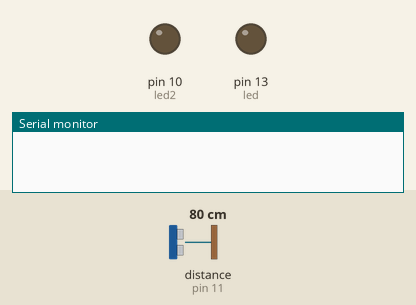
A sketch run on a simulated Arduino Uno, built with avr-gcc and run on an emulated ATmega328P. Shown: output pins drawn as LEDs (lit = HIGH), the last lines printed to the serial monitor. The test bench sets the inputs (shaded band); at power-on: distance to the obstacle (sensor on pin 11) 80 cm. The echo pulse lasts 58.3 µs per cm.

Above: at 0.1 s.
At 1.0 s:
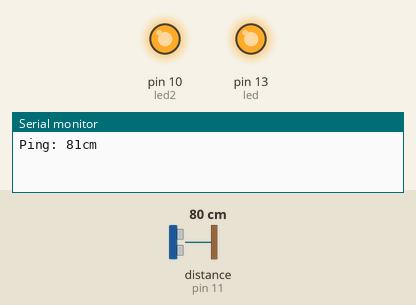
Timing chart, 0 to 2.5 s (numbered marks = the images above):
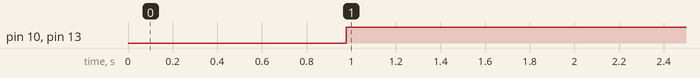

The sketch:

trying_to_average_it_out3.ino
```cpp
// ---------------------------------------------------------------------------
// Example NewPing library sketch that does a ping about 20 times per second.
// ---------------------------------------------------------------------------

#include <NewPing.h>
int led = 13;
int led2 = 10;
int reading1;

int reading2;
int reading3;
int reading4;
int total;
int reading5;

#define TRIGGER_PIN  12  // Arduino pin tied to trigger pin on the ultrasonic sensor.
#define ECHO_PIN     11  // Arduino pin tied to echo pin on the ultrasonic sensor.
#define MAX_DISTANCE 200 // Maximum distance we want to ping for (in centimeters). Maximum sensor distance is rated at 400-500cm.

NewPing sonar(TRIGGER_PIN, ECHO_PIN, MAX_DISTANCE); // NewPing setup of pins and maximum distance.


void setup() {
  Serial.begin(115200); // Open serial monitor at 115200 baud to see ping results.
  pinMode(led, OUTPUT);
  pinMode (led2, OUTPUT);
}

void loop() {
  delay(50);                      // Wait 50ms between pings (about 20 pings/sec). 29ms should be the shortest delay between pings.

  unsigned int uS = sonar.ping_median(); // Send ping, get ping time in microseconds (uS).
  Serial.print("Ping: ");
  Serial.print(uS / US_ROUNDTRIP_CM); // Convert ping time to distance in cm and print result (0 = outside set distance range)
  Serial.println("cm");

unsigned int uS1 = sonar.ping_median();
reading1 = (uS1 /US_ROUNDTRIP_CM);
delay (50);
unsigned int uS2 = sonar.ping_median();
reading2 = (uS2 /US_ROUNDTRIP_CM);
delay (50);
unsigned int uS3 = sonar.ping_median();
reading3 = (uS3 /US_ROUNDTRIP_CM);
delay (50);
unsigned int uS4 = sonar.ping_median();
reading4 = (uS4 /US_ROUNDTRIP_CM);
delay (50);
unsigned int uS5 = sonar.ping_median();
reading5 = (uS5 /US_ROUNDTRIP_CM);


if (reading1 < 100 && reading1 > 10 && reading2 < 100 && reading2 > 10 || reading1 < 100 && reading1 > 10 && reading3 < 100 && reading3 > 10 || reading1 < 100 && reading1 > 10 && reading4 < 100 && reading4 > 10 ||reading1 < 100 && reading1 > 10 && reading5 < 100 && reading5 > 10 || reading2 < 100 && reading2 > 10 && reading3 < 100 && reading3 > 10 || reading2 < 100 && reading2 > 10 && reading4 < 100 && reading4 > 10 ||reading2 < 100 && reading2 > 10 && reading5 < 100 && reading5 > 10 || reading3 < 100 && reading3 > 10 && reading4 < 100 && reading4 > 10 || reading3 < 100 && reading3 > 10 && reading5 < 100 && reading5 > 10 || reading4 < 100 && reading4> 10 && reading5 < 100 && reading5 > 10)
     {
       digitalWrite(led,HIGH);
       digitalWrite(led2,HIGH);
     }
 /*     else
       {if (reading1 = 0)
         {
         reading1 = (uS /US_ROUNDTRIP_CM);
         delay (100);
         reading1 = reading1 + (uS /US_ROUNDTRIP_CM);
       //  delay (100);
       //  reading1 = reading1 + (uS /US_ROUNDTRIP_CM);
       //  delay (100);
       //  reading1 = reading1 + (uS /US_ROUNDTRIP_CM);
      //   delay (100);
      //   reading1 = reading1 + (uS /US_ROUNDTRIP_CM);
           if (reading1 > 20)
             {
               digitalWrite(led,HIGH);
               digitalWrite(led2,HIGH);
             }
         }
   */
     else
      {
       digitalWrite(led,LOW);
       digitalWrite(led2,LOW);
      }
    }


 /*if (reading1 < 100 && reading1 > 10)

{
  reading5 = reading4;
  reading4 = reading3;
  reading3 = reading2;
  reading2 = reading1;}
  else {
  reading5 = reading4;
  reading4 = reading3;
  reading3 = reading2;
  reading2 = 0;}
     }*/


/*

 if (((uS / US_ROUNDTRIP_CM) > 2)  && ((uS / US_ROUNDTRIP_CM) < 110))
     {
       digitalWrite(led,HIGH);
       digitalWrite(led2,HIGH);
     }
    else
     {
       digitalWrite(led,LOW);
       digitalWrite(led2,LOW);
     }
   */
```

Measured:
- by itself, pin 10 (led2), pin 13 (led): LOW → HIGH at 0.98 s
